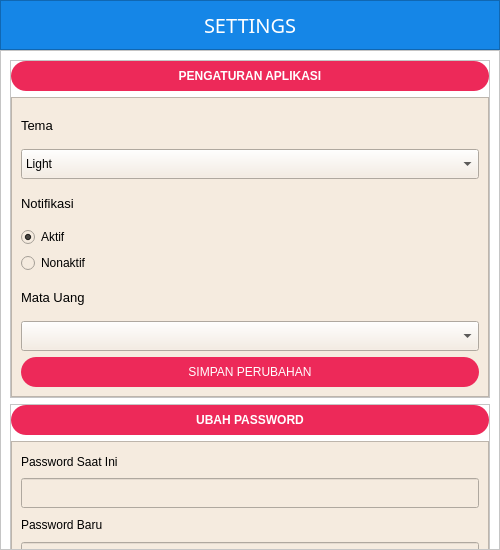
<?xml version="1.0" encoding="UTF-8"?>
<ui version="4.0">
 <class>settings</class>
 <widget class="QMainWindow" name="settings">
  <property name="geometry">
   <rect>
    <x>0</x>
    <y>0</y>
    <width>500</width>
    <height>550</height>
   </rect>
  </property>
  <property name="minimumSize">
   <size>
    <width>500</width>
    <height>550</height>
   </size>
  </property>
  <property name="maximumSize">
   <size>
    <width>500</width>
    <height>550</height>
   </size>
  </property>
  <property name="windowTitle">
   <string>MainWindow</string>
  </property>
  <widget class="QWidget" name="centralwidget">
   <property name="styleSheet">
    <string notr="true">background-color: rgb(255, 255, 255);</string>
   </property>
   <layout class="QGridLayout" name="gridLayout">
    <property name="leftMargin">
     <number>0</number>
    </property>
    <property name="topMargin">
     <number>0</number>
    </property>
    <property name="rightMargin">
     <number>0</number>
    </property>
    <property name="bottomMargin">
     <number>0</number>
    </property>
    <property name="spacing">
     <number>0</number>
    </property>
    <item row="0" column="0">
     <widget class="QFrame" name="frame">
      <property name="minimumSize">
       <size>
        <width>0</width>
        <height>50</height>
       </size>
      </property>
      <property name="maximumSize">
       <size>
        <width>16777215</width>
        <height>50</height>
       </size>
      </property>
      <property name="cursor">
       <cursorShape>ArrowCursor</cursorShape>
      </property>
      <property name="styleSheet">
       <string notr="true">background-color: rgb(21, 134, 231);
color: rgb(255, 255, 255);</string>
      </property>
      <property name="frameShape">
       <enum>QFrame::Shape::StyledPanel</enum>
      </property>
      <property name="frameShadow">
       <enum>QFrame::Shadow::Raised</enum>
      </property>
      <layout class="QGridLayout" name="gridLayout_2">
       <item row="0" column="0">
        <spacer name="horizontalSpacer_2">
         <property name="orientation">
          <enum>Qt::Orientation::Horizontal</enum>
         </property>
         <property name="sizeHint" stdset="0">
          <size>
           <width>40</width>
           <height>20</height>
          </size>
         </property>
        </spacer>
       </item>
       <item row="0" column="1">
        <widget class="QLabel" name="label">
         <property name="font">
          <font>
           <family>Segoe UI Black</family>
           <pointsize>15</pointsize>
          </font>
         </property>
         <property name="text">
          <string>SETTINGS</string>
         </property>
        </widget>
       </item>
       <item row="0" column="2">
        <spacer name="horizontalSpacer">
         <property name="orientation">
          <enum>Qt::Orientation::Horizontal</enum>
         </property>
         <property name="sizeHint" stdset="0">
          <size>
           <width>40</width>
           <height>20</height>
          </size>
         </property>
        </spacer>
       </item>
      </layout>
     </widget>
    </item>
    <item row="1" column="0">
     <widget class="QScrollArea" name="scrollArea">
      <property name="verticalScrollBarPolicy">
       <enum>Qt::ScrollBarPolicy::ScrollBarAlwaysOff</enum>
      </property>
      <property name="horizontalScrollBarPolicy">
       <enum>Qt::ScrollBarPolicy::ScrollBarAlwaysOff</enum>
      </property>
      <property name="widgetResizable">
       <bool>true</bool>
      </property>
      <widget class="QWidget" name="scrollAreaWidgetContents">
       <property name="geometry">
        <rect>
         <x>0</x>
         <y>0</y>
         <width>498</width>
         <height>930</height>
        </rect>
       </property>
       <layout class="QGridLayout" name="gridLayout_3">
        <item row="1" column="0">
         <widget class="QFrame" name="frame_4">
          <property name="frameShape">
           <enum>QFrame::Shape::StyledPanel</enum>
          </property>
          <property name="frameShadow">
           <enum>QFrame::Shadow::Raised</enum>
          </property>
          <layout class="QGridLayout" name="gridLayout_6">
           <property name="leftMargin">
            <number>0</number>
           </property>
           <property name="topMargin">
            <number>0</number>
           </property>
           <property name="rightMargin">
            <number>0</number>
           </property>
           <property name="bottomMargin">
            <number>0</number>
           </property>
           <property name="horizontalSpacing">
            <number>0</number>
           </property>
           <item row="0" column="0">
            <widget class="QPushButton" name="pushButton">
             <property name="minimumSize">
              <size>
               <width>0</width>
               <height>30</height>
              </size>
             </property>
             <property name="font">
              <font>
               <bold>true</bold>
              </font>
             </property>
             <property name="cursor">
              <cursorShape>PointingHandCursor</cursorShape>
             </property>
             <property name="styleSheet">
              <string notr="true">QPushButton{
	border-radius: 15px;
	background-color: rgb(237, 41, 89);
	color: rgb(255, 255, 255);
}
QPushButton:pressed {
	color: rgb(255, 255, 255);
	background-color: rgb(186, 32, 71);
}
QPushButton:checked {
	background-color: rgb(21, 134, 231);;
}
</string>
             </property>
             <property name="text">
              <string>UBAH PASSWORD</string>
             </property>
             <property name="checkable">
              <bool>true</bool>
             </property>
            </widget>
           </item>
           <item row="1" column="0">
            <widget class="QFrame" name="pass_frame">
             <property name="minimumSize">
              <size>
               <width>0</width>
               <height>240</height>
              </size>
             </property>
             <property name="maximumSize">
              <size>
               <width>16777215</width>
               <height>240</height>
              </size>
             </property>
             <property name="styleSheet">
              <string notr="true">background-color: rgb(245, 235, 223);</string>
             </property>
             <property name="frameShape">
              <enum>QFrame::Shape::StyledPanel</enum>
             </property>
             <property name="frameShadow">
              <enum>QFrame::Shadow::Raised</enum>
             </property>
             <layout class="QGridLayout" name="gridLayout_7">
              <item row="0" column="0">
               <widget class="QLabel" name="label_6">
                <property name="text">
                 <string>Password Saat Ini</string>
                </property>
               </widget>
              </item>
              <item row="5" column="1">
               <widget class="QPushButton" name="btn_pass_verif">
                <property name="minimumSize">
                 <size>
                  <width>50</width>
                  <height>30</height>
                 </size>
                </property>
                <property name="cursor">
                 <cursorShape>PointingHandCursor</cursorShape>
                </property>
                <property name="styleSheet">
                 <string notr="true">QPushButton{
	border-radius: 15px;
	background-color: rgb(237, 41, 89);
	color: rgb(255, 255, 255);
}
QPushButton:pressed {
	color: rgb(255, 255, 255);
	background-color: rgb(186, 32, 71);
}
</string>
                </property>
                <property name="text">
                 <string>KIRIM</string>
                </property>
               </widget>
              </item>
              <item row="2" column="0">
               <widget class="QLabel" name="label_7">
                <property name="text">
                 <string>Password Baru</string>
                </property>
               </widget>
              </item>
              <item row="3" column="0" colspan="2">
               <widget class="QLineEdit" name="passwor_baru">
                <property name="minimumSize">
                 <size>
                  <width>0</width>
                  <height>30</height>
                 </size>
                </property>
               </widget>
              </item>
              <item row="5" column="0">
               <widget class="QLineEdit" name="pass_verifikasi">
                <property name="minimumSize">
                 <size>
                  <width>0</width>
                  <height>30</height>
                 </size>
                </property>
               </widget>
              </item>
              <item row="1" column="0" colspan="2">
               <widget class="QLineEdit" name="password_saatini">
                <property name="minimumSize">
                 <size>
                  <width>0</width>
                  <height>30</height>
                 </size>
                </property>
               </widget>
              </item>
              <item row="4" column="0">
               <widget class="QLabel" name="label_8">
                <property name="text">
                 <string>Kode Verifikasi</string>
                </property>
               </widget>
              </item>
              <item row="6" column="0" colspan="2">
               <widget class="QPushButton" name="save_pass">
                <property name="minimumSize">
                 <size>
                  <width>0</width>
                  <height>30</height>
                 </size>
                </property>
                <property name="cursor">
                 <cursorShape>PointingHandCursor</cursorShape>
                </property>
                <property name="styleSheet">
                 <string notr="true">QPushButton{
	border-radius: 15px;
	background-color: rgb(237, 41, 89);
	color: rgb(255, 255, 255);
}
QPushButton:pressed {
	color: rgb(255, 255, 255);
	background-color: rgb(186, 32, 71);
}
</string>
                </property>
                <property name="text">
                 <string>SIMPAN PRUBAHAN</string>
                </property>
               </widget>
              </item>
             </layout>
            </widget>
           </item>
          </layout>
         </widget>
        </item>
        <item row="0" column="0">
         <widget class="QFrame" name="frame_2">
          <property name="frameShape">
           <enum>QFrame::Shape::StyledPanel</enum>
          </property>
          <property name="frameShadow">
           <enum>QFrame::Shadow::Raised</enum>
          </property>
          <layout class="QGridLayout" name="gridLayout_4">
           <property name="leftMargin">
            <number>0</number>
           </property>
           <property name="topMargin">
            <number>0</number>
           </property>
           <property name="rightMargin">
            <number>0</number>
           </property>
           <property name="bottomMargin">
            <number>0</number>
           </property>
           <property name="horizontalSpacing">
            <number>0</number>
           </property>
           <property name="verticalSpacing">
            <number>6</number>
           </property>
           <item row="0" column="0">
            <widget class="QPushButton" name="pushButton_2">
             <property name="minimumSize">
              <size>
               <width>0</width>
               <height>30</height>
              </size>
             </property>
             <property name="font">
              <font>
               <bold>true</bold>
              </font>
             </property>
             <property name="cursor">
              <cursorShape>PointingHandCursor</cursorShape>
             </property>
             <property name="styleSheet">
              <string notr="true">QPushButton{
	border-radius: 15px;
	background-color: rgb(237, 41, 89);
	color: rgb(255, 255, 255);
}
QPushButton:pressed {
	color: rgb(255, 255, 255);
	background-color: rgb(186, 32, 71);
}
QPushButton:checked {
	background-color: rgb(21, 134, 231);;
}
</string>
             </property>
             <property name="text">
              <string>PENGATURAN APLIKASI</string>
             </property>
             <property name="checkable">
              <bool>true</bool>
             </property>
            </widget>
           </item>
           <item row="1" column="0">
            <widget class="QFrame" name="penga_frame">
             <property name="minimumSize">
              <size>
               <width>0</width>
               <height>300</height>
              </size>
             </property>
             <property name="maximumSize">
              <size>
               <width>16777215</width>
               <height>300</height>
              </size>
             </property>
             <property name="styleSheet">
              <string notr="true">background-color: rgb(245, 235, 223);</string>
             </property>
             <property name="frameShape">
              <enum>QFrame::Shape::StyledPanel</enum>
             </property>
             <property name="frameShadow">
              <enum>QFrame::Shadow::Raised</enum>
             </property>
             <layout class="QGridLayout" name="gridLayout_5">
              <item row="5" column="0">
               <widget class="QLabel" name="label_5">
                <property name="font">
                 <font>
                  <pointsize>10</pointsize>
                 </font>
                </property>
                <property name="text">
                 <string>Mata Uang</string>
                </property>
               </widget>
              </item>
              <item row="0" column="0">
               <widget class="QLabel" name="label_3">
                <property name="font">
                 <font>
                  <pointsize>10</pointsize>
                 </font>
                </property>
                <property name="text">
                 <string>Tema</string>
                </property>
               </widget>
              </item>
              <item row="1" column="0">
               <widget class="QComboBox" name="comboBox_2">
                <property name="minimumSize">
                 <size>
                  <width>0</width>
                  <height>30</height>
                 </size>
                </property>
                <property name="cursor">
                 <cursorShape>PointingHandCursor</cursorShape>
                </property>
                <item>
                 <property name="text">
                  <string>Light</string>
                 </property>
                </item>
                <item>
                 <property name="text">
                  <string>Dark</string>
                 </property>
                </item>
               </widget>
              </item>
              <item row="6" column="0">
               <widget class="QComboBox" name="matauang">
                <property name="minimumSize">
                 <size>
                  <width>0</width>
                  <height>30</height>
                 </size>
                </property>
                <property name="cursor">
                 <cursorShape>PointingHandCursor</cursorShape>
                </property>
               </widget>
              </item>
              <item row="3" column="0">
               <widget class="QRadioButton" name="aktif">
                <property name="cursor">
                 <cursorShape>PointingHandCursor</cursorShape>
                </property>
                <property name="text">
                 <string>Aktif</string>
                </property>
                <property name="checkable">
                 <bool>true</bool>
                </property>
                <property name="checked">
                 <bool>true</bool>
                </property>
               </widget>
              </item>
              <item row="7" column="0">
               <widget class="QPushButton" name="pushButton_5">
                <property name="minimumSize">
                 <size>
                  <width>0</width>
                  <height>30</height>
                 </size>
                </property>
                <property name="cursor">
                 <cursorShape>PointingHandCursor</cursorShape>
                </property>
                <property name="styleSheet">
                 <string notr="true">QPushButton{
	border-radius: 15px;
	background-color: rgb(237, 41, 89);
	color: rgb(255, 255, 255);
}
QPushButton:pressed {
	color: rgb(255, 255, 255);
	background-color: rgb(186, 32, 71);
}
</string>
                </property>
                <property name="text">
                 <string>SIMPAN PERUBAHAN</string>
                </property>
                <property name="checkable">
                 <bool>true</bool>
                </property>
               </widget>
              </item>
              <item row="2" column="0">
               <widget class="QLabel" name="label_4">
                <property name="font">
                 <font>
                  <pointsize>10</pointsize>
                 </font>
                </property>
                <property name="text">
                 <string>Notifikasi</string>
                </property>
               </widget>
              </item>
              <item row="4" column="0">
               <widget class="QRadioButton" name="nonaktif">
                <property name="cursor">
                 <cursorShape>PointingHandCursor</cursorShape>
                </property>
                <property name="text">
                 <string>Nonaktif</string>
                </property>
                <property name="checked">
                 <bool>false</bool>
                </property>
               </widget>
              </item>
             </layout>
            </widget>
           </item>
          </layout>
         </widget>
        </item>
        <item row="3" column="0">
         <spacer name="verticalSpacer">
          <property name="orientation">
           <enum>Qt::Orientation::Vertical</enum>
          </property>
          <property name="sizeHint" stdset="0">
           <size>
            <width>20</width>
            <height>40</height>
           </size>
          </property>
         </spacer>
        </item>
        <item row="2" column="0">
         <widget class="QFrame" name="frame_6">
          <property name="frameShape">
           <enum>QFrame::Shape::StyledPanel</enum>
          </property>
          <property name="frameShadow">
           <enum>QFrame::Shadow::Raised</enum>
          </property>
          <layout class="QGridLayout" name="gridLayout_8">
           <property name="leftMargin">
            <number>0</number>
           </property>
           <property name="topMargin">
            <number>0</number>
           </property>
           <property name="rightMargin">
            <number>0</number>
           </property>
           <property name="bottomMargin">
            <number>0</number>
           </property>
           <property name="horizontalSpacing">
            <number>0</number>
           </property>
           <item row="0" column="0">
            <widget class="QPushButton" name="pushButton_6">
             <property name="minimumSize">
              <size>
               <width>0</width>
               <height>30</height>
              </size>
             </property>
             <property name="font">
              <font>
               <bold>true</bold>
              </font>
             </property>
             <property name="cursor">
              <cursorShape>PointingHandCursor</cursorShape>
             </property>
             <property name="styleSheet">
              <string notr="true">QPushButton{
	border-radius: 15px;
	background-color: rgb(237, 41, 89);
	color: rgb(255, 255, 255);
}
QPushButton:pressed {
	color: rgb(255, 255, 255);
	background-color: rgb(186, 32, 71);
}
QPushButton:checked {
	background-color: rgb(21, 134, 231);;
}
</string>
             </property>
             <property name="text">
              <string>UBAH ALAMAT EMAIL</string>
             </property>
             <property name="checkable">
              <bool>true</bool>
             </property>
            </widget>
           </item>
           <item row="1" column="0">
            <widget class="QFrame" name="email_frame">
             <property name="minimumSize">
              <size>
               <width>0</width>
               <height>240</height>
              </size>
             </property>
             <property name="maximumSize">
              <size>
               <width>16777215</width>
               <height>240</height>
              </size>
             </property>
             <property name="styleSheet">
              <string notr="true">background-color: rgb(245, 235, 223);</string>
             </property>
             <property name="frameShape">
              <enum>QFrame::Shape::StyledPanel</enum>
             </property>
             <property name="frameShadow">
              <enum>QFrame::Shadow::Raised</enum>
             </property>
             <layout class="QGridLayout" name="gridLayout_9">
              <item row="0" column="0">
               <widget class="QLabel" name="label_9">
                <property name="text">
                 <string>Email Saat Ini</string>
                </property>
               </widget>
              </item>
              <item row="5" column="1">
               <widget class="QPushButton" name="btn_email_verif">
                <property name="minimumSize">
                 <size>
                  <width>50</width>
                  <height>30</height>
                 </size>
                </property>
                <property name="cursor">
                 <cursorShape>PointingHandCursor</cursorShape>
                </property>
                <property name="styleSheet">
                 <string notr="true">QPushButton{
	border-radius: 15px;
	background-color: rgb(237, 41, 89);
	color: rgb(255, 255, 255);
}
QPushButton:pressed {
	color: rgb(255, 255, 255);
	background-color: rgb(186, 32, 71);
}
</string>
                </property>
                <property name="text">
                 <string>KIRIM</string>
                </property>
               </widget>
              </item>
              <item row="2" column="0">
               <widget class="QLabel" name="label_10">
                <property name="text">
                 <string>Email Baru</string>
                </property>
               </widget>
              </item>
              <item row="3" column="0" colspan="2">
               <widget class="QLineEdit" name="email_baru">
                <property name="minimumSize">
                 <size>
                  <width>0</width>
                  <height>30</height>
                 </size>
                </property>
               </widget>
              </item>
              <item row="5" column="0">
               <widget class="QLineEdit" name="email_verifikasi">
                <property name="minimumSize">
                 <size>
                  <width>0</width>
                  <height>30</height>
                 </size>
                </property>
               </widget>
              </item>
              <item row="1" column="0" colspan="2">
               <widget class="QLineEdit" name="email_saatini">
                <property name="minimumSize">
                 <size>
                  <width>0</width>
                  <height>30</height>
                 </size>
                </property>
               </widget>
              </item>
              <item row="4" column="0">
               <widget class="QLabel" name="label_11">
                <property name="text">
                 <string>Kode Verifikasi</string>
                </property>
               </widget>
              </item>
              <item row="6" column="0" colspan="2">
               <widget class="QPushButton" name="save_email">
                <property name="minimumSize">
                 <size>
                  <width>0</width>
                  <height>30</height>
                 </size>
                </property>
                <property name="cursor">
                 <cursorShape>PointingHandCursor</cursorShape>
                </property>
                <property name="styleSheet">
                 <string notr="true">QPushButton{
	border-radius: 15px;
	background-color: rgb(237, 41, 89);
	color: rgb(255, 255, 255);
}
QPushButton:pressed {
	color: rgb(255, 255, 255);
	background-color: rgb(186, 32, 71);
}
</string>
                </property>
                <property name="text">
                 <string>SIMPAN PRUBAHAN</string>
                </property>
               </widget>
              </item>
             </layout>
            </widget>
           </item>
          </layout>
         </widget>
        </item>
       </layout>
      </widget>
     </widget>
    </item>
   </layout>
  </widget>
 </widget>
 <resources>
  <include location="../res/resource.qrc"/>
 </resources>
 <connections>
  <connection>
   <sender>pushButton_2</sender>
   <signal>toggled(bool)</signal>
   <receiver>penga_frame</receiver>
   <slot>setVisible(bool)</slot>
   <hints>
    <hint type="sourcelabel">
     <x>123</x>
     <y>-383</y>
    </hint>
    <hint type="destinationlabel">
     <x>122</x>
     <y>-367</y>
    </hint>
   </hints>
  </connection>
  <connection>
   <sender>pushButton</sender>
   <signal>toggled(bool)</signal>
   <receiver>pass_frame</receiver>
   <slot>setVisible(bool)</slot>
   <hints>
    <hint type="sourcelabel">
     <x>350</x>
     <y>-11</y>
    </hint>
    <hint type="destinationlabel">
     <x>303</x>
     <y>23</y>
    </hint>
   </hints>
  </connection>
  <connection>
   <sender>pushButton_6</sender>
   <signal>toggled(bool)</signal>
   <receiver>email_frame</receiver>
   <slot>setVisible(bool)</slot>
   <hints>
    <hint type="sourcelabel">
     <x>199</x>
     <y>269</y>
    </hint>
    <hint type="destinationlabel">
     <x>197</x>
     <y>296</y>
    </hint>
   </hints>
  </connection>
 </connections>
</ui>
